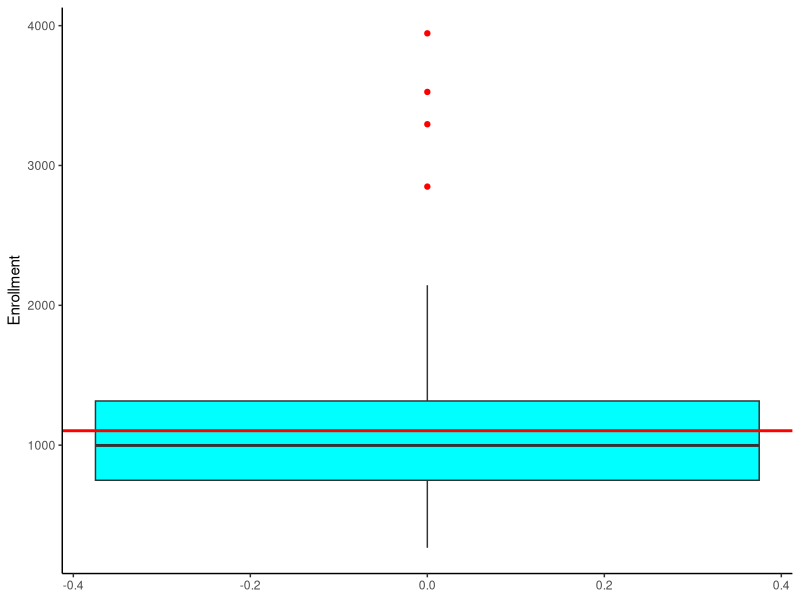
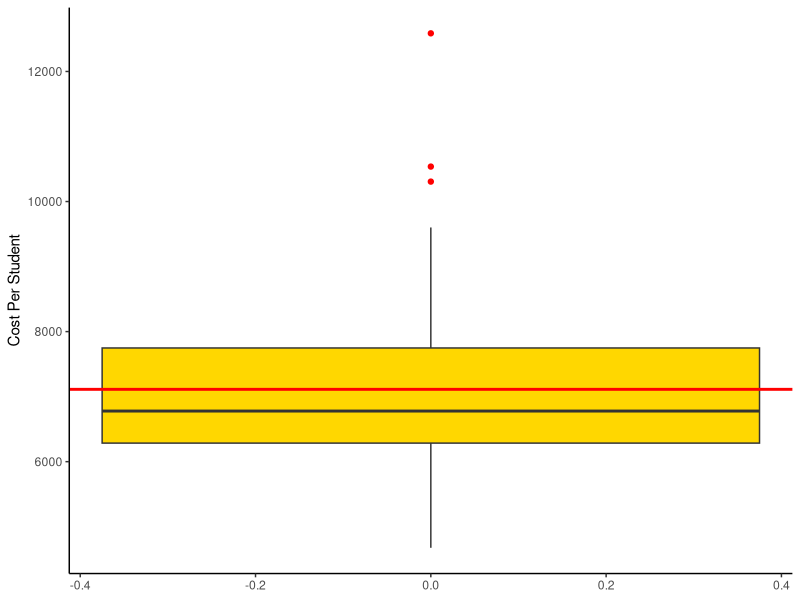
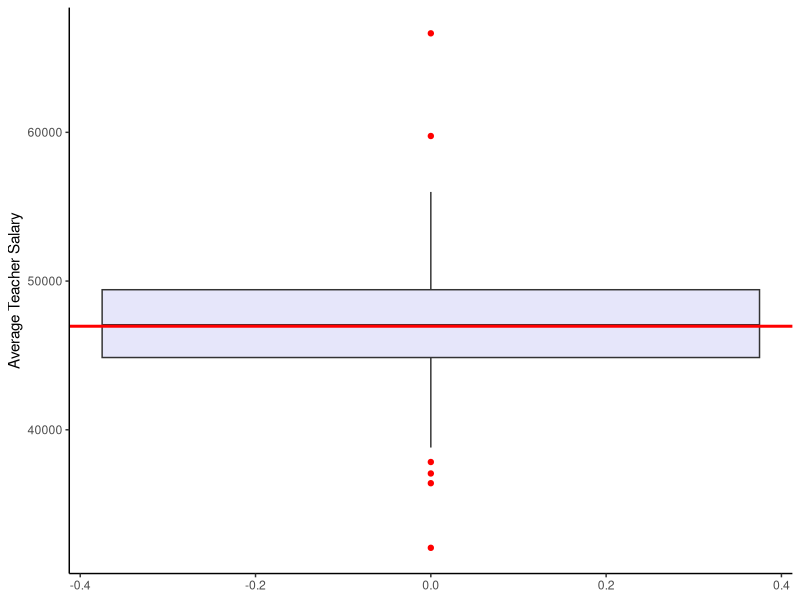
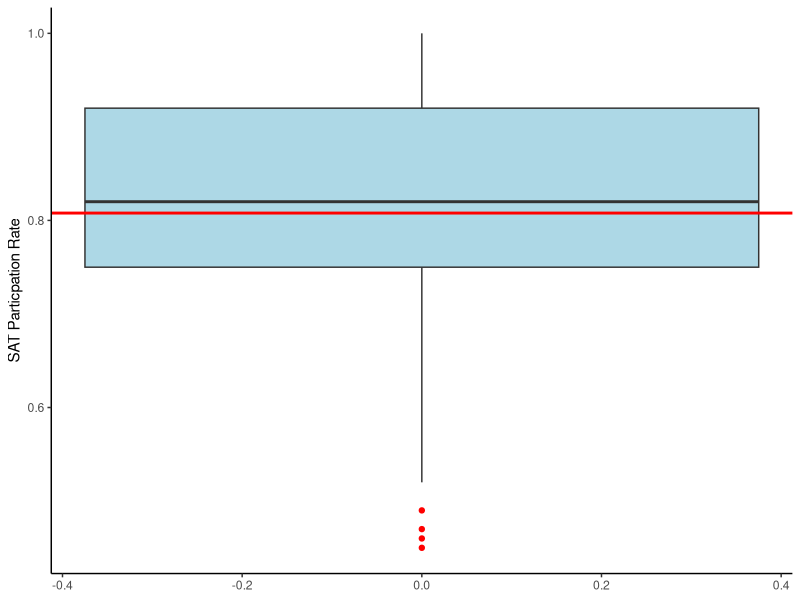
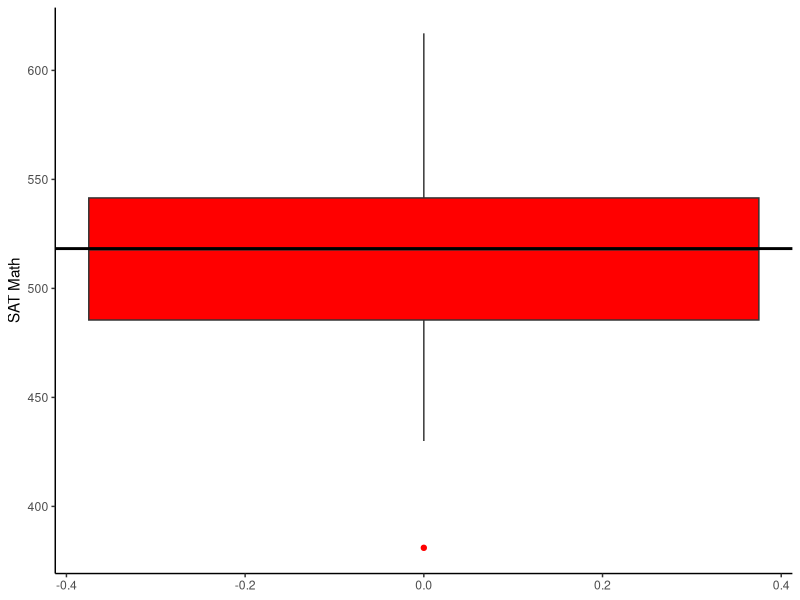
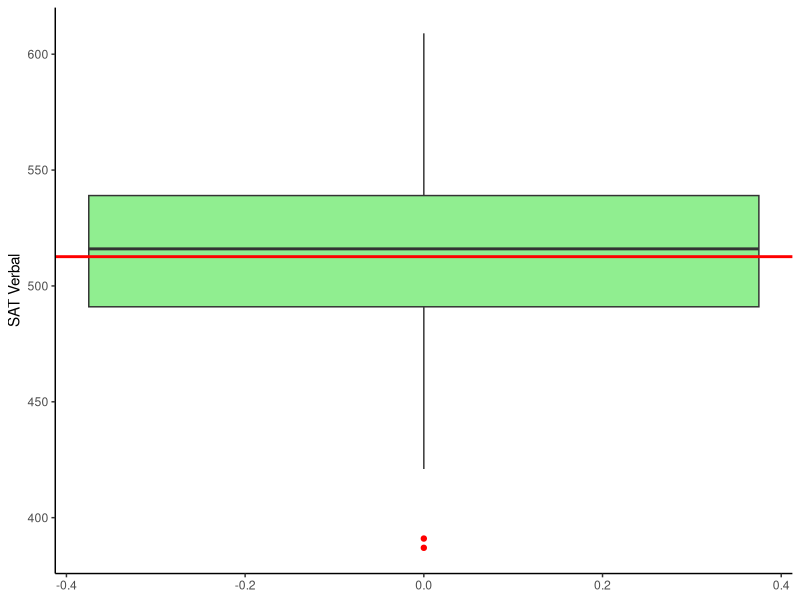
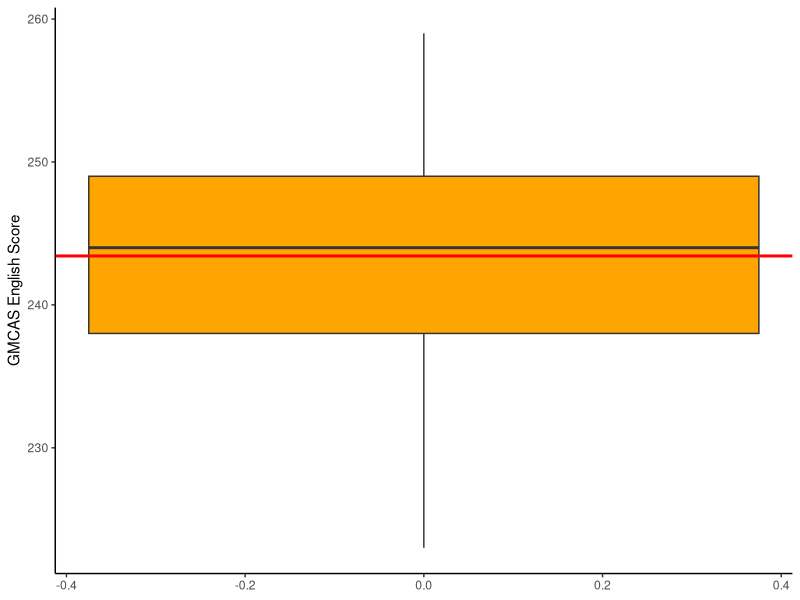
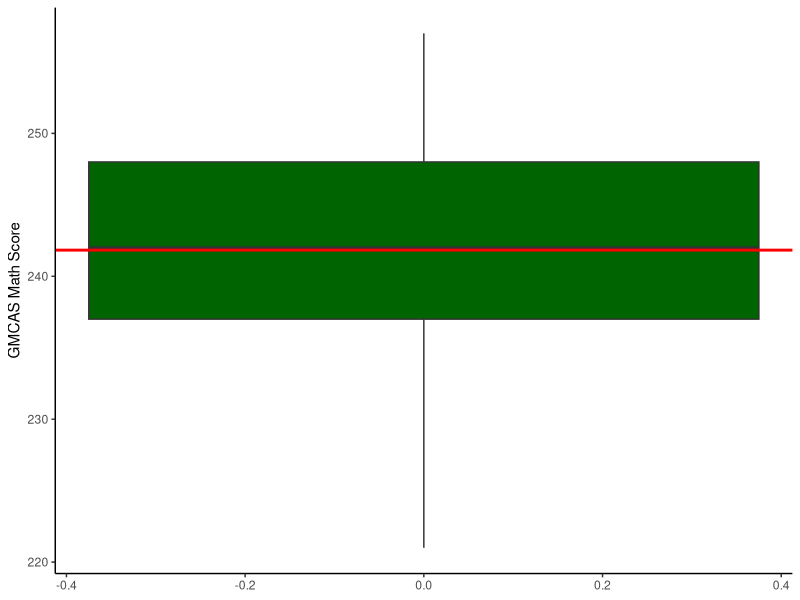

Here is the R script that generated these plots, in order:
## ---- chunk 1
knitr::opts_chunk$set(echo = TRUE)
## ---- chunk 2
#Packages
library(tidyverse)
library(ggplot2)
## ---- chunk 3
#Read data into R
data <- read.csv("Dropout_Rate.csv")
head(data)
## ---- chunk 4
#Summary statistics
summary(data)
str(data)
table(is.na(data))
## ---- chunk 5
ggplot(data, aes(y = Enrollment)) + 
  geom_boxplot(outlier.colour="red", fill = "cyan") + 
  labs(ylab = "Enrollment") + 
  geom_hline(yintercept = mean(data$Enrollment), colour = "red", size = 1) + 
  theme_classic()
####
ggplot(data, aes(y = Cost.Pupil)) + 
  geom_boxplot(outlier.colour="red", fill = "gold") + 
  labs(y = "Cost Per Student") +
  geom_hline(yintercept = mean(data$Cost.Pupil), colour = "red", size = 1) + 
  theme_classic()
####
ggplot(data, aes(y = AveTeach.)) + 
  geom_boxplot(outlier.colour="red", fill = "lavender") + 
  labs(y = "Average Teacher Salary") +
  geom_hline(yintercept = mean(data$AveTeach.), colour = "red", size = 1) + 
  theme_classic()
####
ggplot(data, aes(y = SATPartRate)) + 
  geom_boxplot(outlier.colour="red", fill = "lightblue") + 
  labs(y = "SAT Particpation Rate") + 
  geom_hline(yintercept = mean(data$SATPartRate), colour = "red", size = 1) + 
  theme_classic()
####
ggplot(data, aes(y = SATM)) + 
  geom_boxplot(outlier.colour="red", fill = "red") + 
  labs(y = "SAT Math") +
  geom_hline(yintercept = mean(data$SATM), colour = "black", size = 1) + 
  theme_classic()
####
ggplot(data, aes(y = SATV)) + 
  geom_boxplot(outlier.colour="red", fill = "lightgreen") + 
  labs(y = "SAT Verbal") +
  geom_hline(yintercept = mean(data$SATV), colour = "red", size = 1) + 
  theme_classic()
####
ggplot(data, aes(y = X10GMCASEng)) + 
  geom_boxplot(outlier.colour="red", fill = "orange") + 
  labs(y = "GMCAS English Score") +
  geom_hline(yintercept = mean(data$X10GMCASEng), colour = "red", size = 1) + 
  theme_classic()
####
ggplot(data, aes(y = X10GMCASMth)) + 
  geom_boxplot(outlier.colour="red", fill = "darkgreen") + 
  labs(y = "GMCAS Math Score") +
  geom_hline(yintercept = mean(data$X10GMCASMth), colour = "red", size = 1) + 
  theme_classic()
####
ggplot(data, aes(y = S.TRatio)) + 
  geom_boxplot(outlier.colour="red", fill = "purple") + 
  labs(y = "Student to Teacher Ratio") +
  geom_hline(yintercept = mean(data$S.TRatio), colour = "red", size = 1) + 
  theme_classic()
####
ggplot(data, aes(y = S.CounselRatio)) + 
  geom_boxplot(outlier.colour="red", fill = "maroon") + 
  labs(y = "Student to Counseler Ratio") +
  geom_hline(yintercept = mean(data$S.CounselRatio), colour = "red", size = 1) + 
  theme_classic()
####
ggplot(data, aes(y = DropoutRate)) + 
  geom_boxplot(outlier.colour="red", fill = "brown") + 
  labs(y = "Dropout Rate") +
  geom_hline(yintercept = mean(data$DropoutRate), colour = "red", size = 1) + 
  theme_classic()
# Some outlines for nearly every predictor - potential violation of assumption of normality of residuals 
## ---- chunk 6
corr <- cor(data)
corr
#install.packages("corrplot")
library(corrplot)
data = data[,c(-1)]
M= cor(data)
corrplot(M, method = "color", order = "AOE" , type = "upper", tl.col = "black")
# Exams are highly correlated with each other - potential violation of Multicollinearity assumptions 
## ---- chunk 7
ggplot(data, aes(x = Enrollment, y = DropoutRate)) + 
  geom_point() + 
  geom_smooth(method = lm) + 
  geom_smooth(se = FALSE, color = "red") + 
  labs(x = "Enrollment", y = "Dropout Rate") + 
  theme_classic()
###
ggplot(data, aes(x = Cost.Pupil, y = DropoutRate)) + 
  geom_point() + 
  geom_smooth(method = lm) + 
  geom_smooth(se = FALSE, color = "red") + 
  labs(x = "Cost per Student", y = "Dropout Rate") + 
  theme_classic()
###
ggplot(data, aes(x = AveTeach., y = DropoutRate)) + 
  geom_point() + 
  geom_smooth(method = lm) + 
  geom_smooth(se = FALSE, color = "red") + 
  labs(x = "EAverage Teacher Salary", y = "Dropout Rate") + 
  theme_classic()
###
ggplot(data, aes(x = SATV, y = DropoutRate)) + 
  geom_point() + 
  geom_smooth(method = lm) + 
  geom_smooth(se = FALSE, color = "red") + 
  labs(x = "SAT Verbal", y = "Dropout Rate") + 
  theme_classic()
###
ggplot(data, aes(x = SATM, y = DropoutRate)) + 
  geom_point() + 
  geom_smooth(method = lm) + 
  geom_smooth(se = FALSE, color = "red") + 
  labs(x = "SAT Math", y = "Dropout Rate") + 
  theme_classic()
###
ggplot(data, aes(x = SATPartRate, y = DropoutRate)) + 
  geom_point() + 
  geom_smooth(method = lm) + 
  geom_smooth(se = FALSE, color = "red") + 
  labs(x = "SAT Participation Rate", y = "Dropout Rate") + 
  theme_classic()
###
ggplot(data, aes(x = X10GMCASEng, y = DropoutRate)) + 
  geom_point() + 
  geom_smooth(method = lm) + 
  geom_smooth(se = FALSE, color = "red") + 
  labs(x = "GMCAS English", y = "Dropout Rate") + 
  theme_classic()
###
ggplot(data, aes(x = X10GMCASMth, y = DropoutRate)) + 
  geom_point() + 
  geom_smooth(method = lm) + 
  geom_smooth(se = FALSE, color = "red") + 
  labs(x = "GMCAS Math", y = "Dropout Rate") + 
  theme_classic()
###
ggplot(data, aes(x = S.TRatio, y = DropoutRate)) + 
  geom_point() + 
  geom_smooth(method = lm) + 
  geom_smooth(se = FALSE, color = "red") + 
  labs(x = "Student to Teacher Ratio", y = "Dropout Rate") + 
  theme_classic()
###
ggplot(data, aes(x = S.CounselRatio, y = DropoutRate)) + 
  geom_point() + 
  geom_smooth(method = lm) + 
  geom_smooth(se = FALSE, color = "red") + 
  labs(x = "Student to Counsler Ratio", y = "Dropout Rate") + 
  theme_classic()

## ---- chunk 8
ggplot(data,aes(x = DropoutRate)) + 
  geom_density() + 
  labs(x = "Dropout Rate", y = "") + 
  theme_classic()
### Calculate Skewness ###
library(e1071)
skewness(data$DropoutRate)
### Convert to Log Response ###
trans_resp <- log1p(data$DropoutRate)
plot(density(trans_resp), main = "Log transform Response")
### Add log Response to data frame ### 
log_data <- data %>% 
  mutate(DropoutRate, log_dropout = log1p(DropoutRate)) %>% 
  select(-DropoutRate)
## ---- chunk 9
###With Outliers####
full_model <- lm(log_dropout ~ .,
                 data = log_data)

summary(full_model)
### Remove Outliers###
log_data_outliers_rm <- log_data %>% 
  filter_all(all_vars(. < mean(.) + 2*sd(.)))
### Run model again ###
full_model_outliers_rm <- lm(log_dropout ~ .,
                             data = log_data_outliers_rm)

summary(full_model_outliers_rm)
## ---- chunk 10
###test all possible models with 1 to k = 10 predictors###
library("leaps")
attach(log_data)
regfit.full = regsubsets(log_dropout ~ .,
                         log_data, 
                         nvmax = 10)
sum1 <- summary(regfit.full)
sum1
###plot RSS/R^2/Cp/BIC###
par(mfrow = c(2,2))
plot(sum1$rss, 
     xlab = "Number of Variables", 
     ylab = "RSS", 
     type = "l")
minrss <- which.min(sum1$rss)
points(minrss,
       sum1$rss[10],
       col = "red",
       cex = 2,
       pch = 20)
plot(sum1$adjr2, 
     xlab = "Number of Variables", 
     ylab = "Adj. RSq", 
     type = "l")
max<- which.max(sum1$adjr2)
points(max, 
       sum1$adjr2[4], 
       col = "red", 
       cex = 2, 
       pch= 20)
plot(sum1$cp, 
     xlab = "Number of Variables", 
     ylab = "Cp", 
     type = "l")
mincp <- which.min(sum1$cp)
points(mincp, 
       sum1$cp[3], 
       col = "red", 
       cex = 2, 
       pch= 20)
minBIC <- which.min(sum1$bic)
plot(sum1$bic, 
     xlab = "Number of Variables",
     ylab = "BIC", 
     type = "l")
points(minBIC, 
       sum1$bic[3], 
       col = "red", 
       cex = 2, 
       pch= 20)
## ---- chunk 11
### Using CV to calculate test error ###
set.seed(6)
train = sample(c(TRUE,FALSE), nrow(log_data), rep = TRUE)
test = (!train)
regfit.best <- regsubsets(log_dropout~., 
                          data = log_data[train,], 
                          nvmax = 10)

test.mat <- model.matrix(log_dropout~.,
                         data = log_data[test,])
val.errors <- rep(NA,10)
### function that ...###
for(i in 1:10){
  coefi <- coef(regfit.best, id = i)
  pred = test.mat[,names(coefi)] %*% coefi
  val.errors[i] = mean((log_data$log_dropout[test]-pred)^2)
}
min_errors <- which.min(val.errors)
regfit.best.full <- regsubsets(log_dropout ~ ., 
                               data = log_data, 
                               nvmax = 10)
plot(val.errors, 
     xlab = "Number of Varibles", 
     ylab = "Error", 
     type = "l",
     main = "Cross validation test error")
points(3, 
       val.errors[3], 
       col = "red", 
       cex = 2, 
       pch= 20)

## ---- chunk 12
finModel <- lm(log_dropout ~ 
                 Enrollment + 
                 AveTeach. +  
                 X10GMCASEng, 
               data = log_data)

summary(finModel)

## ---- chunk 13
par(mfrow = c(1,2))
res <- resid(finModel)
plot(fitted(finModel), res, main = "Residual plot", xlab = "Predicted log Dropout Rates", ylab = "Residuals", col = ifelse(abs(res) > 1, "red", "black"), pch = 20)
abline(0,0)
### QQ plot ##
qqnorm(res, pch =20, cex =.75)
qqline(res)
# residuals appear to have constant variance and roughly follow normal distribution 
## ---- chunk 14
#update on my code
#This is my second update
#This is my third updates
#this is my final update
